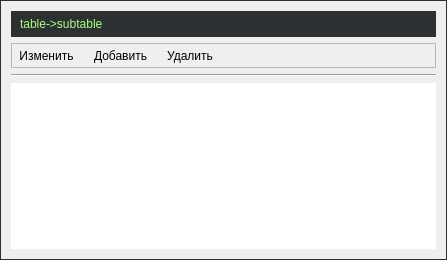
<?xml version="1.0" encoding="UTF-8"?>
<ui version="4.0">
 <class>SubTableDialog</class>
 <widget class="QDialog" name="SubTableDialog">
  <property name="geometry">
   <rect>
    <x>0</x>
    <y>0</y>
    <width>447</width>
    <height>260</height>
   </rect>
  </property>
  <property name="windowTitle">
   <string>Dialog</string>
  </property>
  <property name="styleSheet">
   <string notr="true">QStatusBar
{
        /*color: #EAEAEA;*/
		color:#E0E0E0;
        background: #2C3033;
		font-family:&quot;Arial&quot;,&quot;Courier&quot;;
}
#SubTableDialog{
border:1 solid #2C3033;
}</string>
  </property>
  <layout class="QGridLayout" name="gridLayout">
   <item row="1" column="0">
    <widget class="QFrame" name="toolsframe">
     <property name="minimumSize">
      <size>
       <width>0</width>
       <height>25</height>
      </size>
     </property>
     <property name="maximumSize">
      <size>
       <width>16777215</width>
       <height>25</height>
      </size>
     </property>
     <property name="styleSheet">
      <string notr="true">#toolsframe {
/*background-color: rgb(170, 255, 127);*/

}</string>
     </property>
     <property name="frameShape">
      <enum>QFrame::StyledPanel</enum>
     </property>
     <property name="frameShadow">
      <enum>QFrame::Raised</enum>
     </property>
     <layout class="QHBoxLayout" name="horizontalLayout">
      <property name="leftMargin">
       <number>0</number>
      </property>
      <property name="topMargin">
       <number>0</number>
      </property>
      <property name="rightMargin">
       <number>0</number>
      </property>
      <property name="bottomMargin">
       <number>0</number>
      </property>
      <item>
       <widget class="QToolButton" name="Edit_button1">
        <property name="sizePolicy">
         <sizepolicy hsizetype="Minimum" vsizetype="Minimum">
          <horstretch>0</horstretch>
          <verstretch>0</verstretch>
         </sizepolicy>
        </property>
        <property name="minimumSize">
         <size>
          <width>0</width>
          <height>20</height>
         </size>
        </property>
        <property name="maximumSize">
         <size>
          <width>16777215</width>
          <height>25</height>
         </size>
        </property>
        <property name="text">
         <string>Изменить</string>
        </property>
        <property name="icon">
         <iconset resource="../../resfile/src.qrc">
          <normaloff>:/svg/edit-icon.svg</normaloff>:/svg/edit-icon.svg</iconset>
        </property>
        <property name="iconSize">
         <size>
          <width>16</width>
          <height>16</height>
         </size>
        </property>
        <property name="autoExclusive">
         <bool>false</bool>
        </property>
        <property name="popupMode">
         <enum>QToolButton::DelayedPopup</enum>
        </property>
        <property name="toolButtonStyle">
         <enum>Qt::ToolButtonTextBesideIcon</enum>
        </property>
        <property name="autoRaise">
         <bool>true</bool>
        </property>
        <property name="arrowType">
         <enum>Qt::NoArrow</enum>
        </property>
       </widget>
      </item>
      <item>
       <widget class="QToolButton" name="Add_button1">
        <property name="sizePolicy">
         <sizepolicy hsizetype="Minimum" vsizetype="Minimum">
          <horstretch>0</horstretch>
          <verstretch>0</verstretch>
         </sizepolicy>
        </property>
        <property name="minimumSize">
         <size>
          <width>0</width>
          <height>20</height>
         </size>
        </property>
        <property name="maximumSize">
         <size>
          <width>16777215</width>
          <height>25</height>
         </size>
        </property>
        <property name="text">
         <string>Добавить</string>
        </property>
        <property name="icon">
         <iconset resource="../../resfile/src.qrc">
          <normaloff>:/svg/plus-icon.svg</normaloff>:/svg/plus-icon.svg</iconset>
        </property>
        <property name="iconSize">
         <size>
          <width>16</width>
          <height>16</height>
         </size>
        </property>
        <property name="autoExclusive">
         <bool>false</bool>
        </property>
        <property name="popupMode">
         <enum>QToolButton::DelayedPopup</enum>
        </property>
        <property name="toolButtonStyle">
         <enum>Qt::ToolButtonTextBesideIcon</enum>
        </property>
        <property name="autoRaise">
         <bool>true</bool>
        </property>
        <property name="arrowType">
         <enum>Qt::NoArrow</enum>
        </property>
       </widget>
      </item>
      <item>
       <widget class="QToolButton" name="Delete_button1">
        <property name="sizePolicy">
         <sizepolicy hsizetype="Minimum" vsizetype="Minimum">
          <horstretch>0</horstretch>
          <verstretch>0</verstretch>
         </sizepolicy>
        </property>
        <property name="minimumSize">
         <size>
          <width>0</width>
          <height>20</height>
         </size>
        </property>
        <property name="maximumSize">
         <size>
          <width>16777215</width>
          <height>25</height>
         </size>
        </property>
        <property name="text">
         <string>Удалить</string>
        </property>
        <property name="icon">
         <iconset resource="../../resfile/src.qrc">
          <normaloff>:/svg/minus-icon.svg</normaloff>:/svg/minus-icon.svg</iconset>
        </property>
        <property name="iconSize">
         <size>
          <width>16</width>
          <height>16</height>
         </size>
        </property>
        <property name="autoExclusive">
         <bool>false</bool>
        </property>
        <property name="popupMode">
         <enum>QToolButton::DelayedPopup</enum>
        </property>
        <property name="toolButtonStyle">
         <enum>Qt::ToolButtonTextBesideIcon</enum>
        </property>
        <property name="autoRaise">
         <bool>true</bool>
        </property>
        <property name="arrowType">
         <enum>Qt::NoArrow</enum>
        </property>
       </widget>
      </item>
      <item>
       <spacer name="horizontalSpacer">
        <property name="orientation">
         <enum>Qt::Horizontal</enum>
        </property>
        <property name="sizeHint" stdset="0">
         <size>
          <width>40</width>
          <height>20</height>
         </size>
        </property>
       </spacer>
      </item>
     </layout>
    </widget>
   </item>
   <item row="3" column="0">
    <widget class="QTableView" name="tableView">
     <property name="styleSheet">
      <string notr="true"/>
     </property>
     <property name="frameShape">
      <enum>QFrame::NoFrame</enum>
     </property>
     <property name="frameShadow">
      <enum>QFrame::Plain</enum>
     </property>
     <property name="selectionMode">
      <enum>QAbstractItemView::SingleSelection</enum>
     </property>
     <property name="selectionBehavior">
      <enum>QAbstractItemView::SelectRows</enum>
     </property>
     <property name="cornerButtonEnabled">
      <bool>false</bool>
     </property>
     <attribute name="verticalHeaderVisible">
      <bool>false</bool>
     </attribute>
     <attribute name="verticalHeaderHighlightSections">
      <bool>false</bool>
     </attribute>
    </widget>
   </item>
   <item row="0" column="0">
    <widget class="QLabel" name="label">
     <property name="styleSheet">
      <string notr="true">color: rgb(170, 255, 127);
background: #2C3033;
padding:5px;
margin-right:-1;
border:1px solid #2C3033;
border-right:25x solid #2C3033;</string>
     </property>
     <property name="text">
      <string>table-&gt;subtable</string>
     </property>
    </widget>
   </item>
   <item row="2" column="0">
    <widget class="Line" name="line">
     <property name="orientation">
      <enum>Qt::Horizontal</enum>
     </property>
    </widget>
   </item>
  </layout>
 </widget>
 <resources>
  <include location="../../resfile/src.qrc"/>
 </resources>
 <connections/>
</ui>
